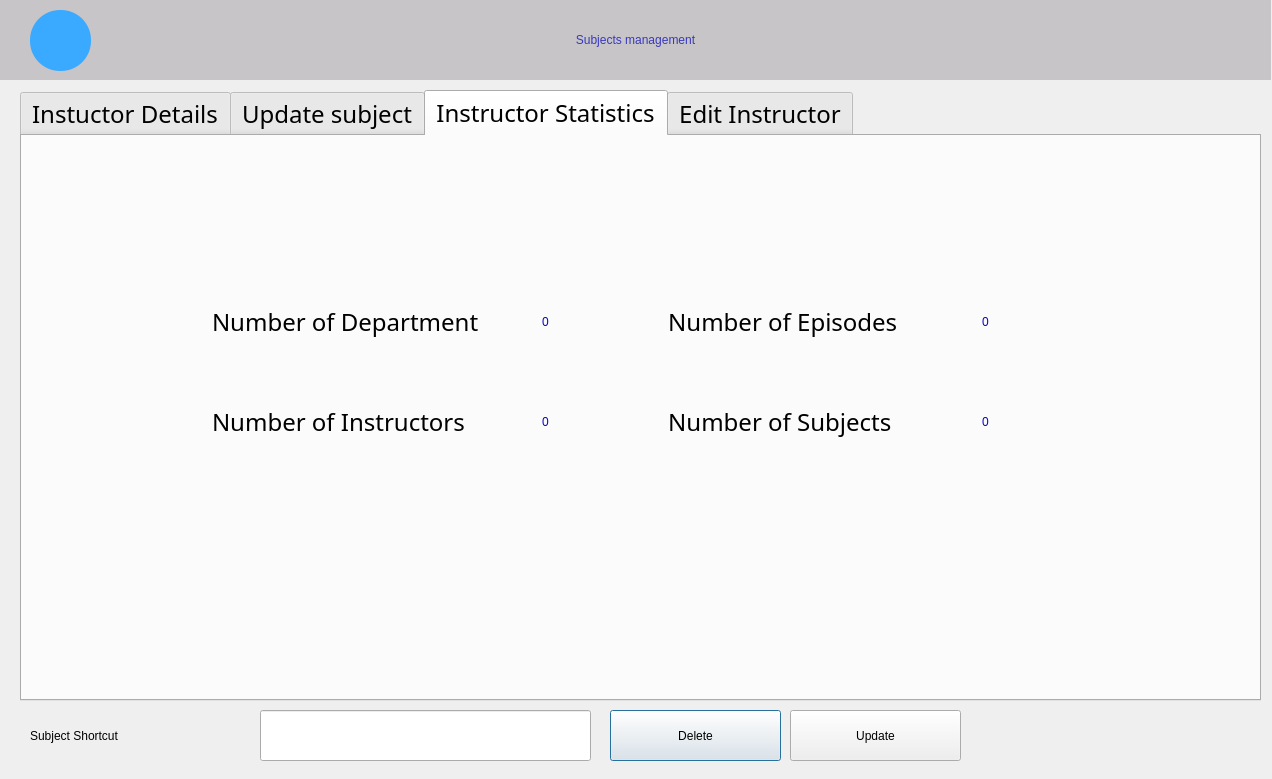
<?xml version="1.0" encoding="UTF-8"?>
<ui version="4.0">
 <class>subject</class>
 <widget class="QDialog" name="subject">
  <property name="geometry">
   <rect>
    <x>0</x>
    <y>0</y>
    <width>1272</width>
    <height>779</height>
   </rect>
  </property>
  <property name="windowTitle">
   <string>Dialog</string>
  </property>
  <widget class="QLabel" name="label_6">
   <property name="geometry">
    <rect>
     <x>0</x>
     <y>-1</y>
     <width>1271</width>
     <height>81</height>
    </rect>
   </property>
   <property name="styleSheet">
    <string notr="true">font: 35pt &quot;Century Gothic&quot;;
color: rgb(56, 56, 191);
background-color: rgb(199, 197, 199);</string>
   </property>
   <property name="text">
    <string>Subjects management</string>
   </property>
   <property name="alignment">
    <set>Qt::AlignCenter</set>
   </property>
  </widget>
  <widget class="QPushButton" name="delete_btn">
   <property name="geometry">
    <rect>
     <x>610</x>
     <y>710</y>
     <width>171</width>
     <height>51</height>
    </rect>
   </property>
   <property name="styleSheet">
    <string notr="true">font: 14pt &quot;Century Gothic&quot;;</string>
   </property>
   <property name="text">
    <string>Delete</string>
   </property>
  </widget>
  <widget class="QTabWidget" name="tabWidget">
   <property name="geometry">
    <rect>
     <x>20</x>
     <y>90</y>
     <width>1241</width>
     <height>611</height>
    </rect>
   </property>
   <property name="font">
    <font>
     <family>Century Gothic</family>
     <pointsize>18</pointsize>
    </font>
   </property>
   <property name="tabPosition">
    <enum>QTabWidget::North</enum>
   </property>
   <property name="tabShape">
    <enum>QTabWidget::Rounded</enum>
   </property>
   <property name="currentIndex">
    <number>2</number>
   </property>
   <widget class="QWidget" name="tab_4">
    <property name="enabled">
     <bool>true</bool>
    </property>
    <attribute name="title">
     <string>Instuctor Details</string>
    </attribute>
    <widget class="QTableView" name="subject_table">
     <property name="geometry">
      <rect>
       <x>10</x>
       <y>80</y>
       <width>1211</width>
       <height>461</height>
      </rect>
     </property>
     <property name="maximumSize">
      <size>
       <width>1211</width>
       <height>16777215</height>
      </size>
     </property>
     <property name="autoFillBackground">
      <bool>false</bool>
     </property>
     <property name="frameShape">
      <enum>QFrame::StyledPanel</enum>
     </property>
     <property name="frameShadow">
      <enum>QFrame::Sunken</enum>
     </property>
     <property name="sizeAdjustPolicy">
      <enum>QAbstractScrollArea::AdjustIgnored</enum>
     </property>
     <attribute name="verticalHeaderVisible">
      <bool>false</bool>
     </attribute>
     <attribute name="verticalHeaderCascadingSectionResizes">
      <bool>false</bool>
     </attribute>
    </widget>
    <widget class="QLabel" name="label_8">
     <property name="geometry">
      <rect>
       <x>10</x>
       <y>10</y>
       <width>601</width>
       <height>51</height>
      </rect>
     </property>
     <property name="styleSheet">
      <string notr="true">font: 13pt &quot;Century Gothic&quot;;</string>
     </property>
     <property name="text">
      <string>Search for subject that you want</string>
     </property>
    </widget>
    <widget class="QPushButton" name="search_btn_2">
     <property name="geometry">
      <rect>
       <x>720</x>
       <y>10</y>
       <width>171</width>
       <height>51</height>
      </rect>
     </property>
     <property name="styleSheet">
      <string notr="true">font: 14pt &quot;Century Gothic&quot;;</string>
     </property>
     <property name="text">
      <string>Search</string>
     </property>
    </widget>
    <widget class="QLineEdit" name="searchLine">
     <property name="geometry">
      <rect>
       <x>370</x>
       <y>10</y>
       <width>331</width>
       <height>51</height>
      </rect>
     </property>
     <property name="styleSheet">
      <string notr="true">font: 14pt &quot;Century Gothic&quot;;
color: rgb(173, 66, 164);</string>
     </property>
     <property name="text">
      <string/>
     </property>
    </widget>
   </widget>
   <widget class="QWidget" name="tab">
    <attribute name="title">
     <string>Update subject</string>
    </attribute>
    <widget class="QWidget" name="verticalLayoutWidget_3">
     <property name="geometry">
      <rect>
       <x>500</x>
       <y>140</y>
       <width>391</width>
       <height>261</height>
      </rect>
     </property>
     <layout class="QVBoxLayout" name="verticalLayout_3">
      <item>
       <widget class="QLineEdit" name="idLine">
        <property name="enabled">
         <bool>false</bool>
        </property>
        <property name="styleSheet">
         <string notr="true">font: 14pt &quot;Century Gothic&quot;;
color: rgb(173, 66, 164);</string>
        </property>
        <property name="text">
         <string/>
        </property>
       </widget>
      </item>
      <item>
       <widget class="QLineEdit" name="nameLine_2">
        <property name="styleSheet">
         <string notr="true">font: 14pt &quot;Century Gothic&quot;;
color: rgb(173, 66, 164);</string>
        </property>
        <property name="text">
         <string/>
        </property>
       </widget>
      </item>
      <item>
       <widget class="QLineEdit" name="shortcutLine_2">
        <property name="styleSheet">
         <string notr="true">font: 14pt &quot;Century Gothic&quot;;
color: rgb(173, 66, 164);</string>
        </property>
        <property name="text">
         <string/>
        </property>
       </widget>
      </item>
      <item>
       <widget class="QSpinBox" name="semesterLine_2">
        <property name="minimum">
         <number>1</number>
        </property>
        <property name="maximum">
         <number>6</number>
        </property>
       </widget>
      </item>
     </layout>
    </widget>
    <widget class="QPushButton" name="save_btn">
     <property name="geometry">
      <rect>
       <x>550</x>
       <y>460</y>
       <width>141</width>
       <height>61</height>
      </rect>
     </property>
     <property name="styleSheet">
      <string notr="true">font: 14pt &quot;Century Gothic&quot;;</string>
     </property>
     <property name="text">
      <string>Save</string>
     </property>
    </widget>
    <widget class="QWidget" name="verticalLayoutWidget_4">
     <property name="geometry">
      <rect>
       <x>340</x>
       <y>140</y>
       <width>160</width>
       <height>251</height>
      </rect>
     </property>
     <layout class="QVBoxLayout" name="verticalLayout_4">
      <item>
       <widget class="QLabel" name="label_20">
        <property name="enabled">
         <bool>false</bool>
        </property>
        <property name="styleSheet">
         <string notr="true">font: 16pt &quot;Century Gothic&quot;;</string>
        </property>
        <property name="text">
         <string>ID</string>
        </property>
       </widget>
      </item>
      <item>
       <widget class="QLabel" name="label_18">
        <property name="styleSheet">
         <string notr="true">font: 16pt &quot;Century Gothic&quot;;</string>
        </property>
        <property name="text">
         <string>Name</string>
        </property>
       </widget>
      </item>
      <item>
       <widget class="QLabel" name="label_19">
        <property name="styleSheet">
         <string notr="true">font: 16pt &quot;Century Gothic&quot;;</string>
        </property>
        <property name="text">
         <string>Shortcut</string>
        </property>
       </widget>
      </item>
      <item>
       <widget class="QLabel" name="label_24">
        <property name="styleSheet">
         <string notr="true">font: 16pt &quot;Century Gothic&quot;;</string>
        </property>
        <property name="text">
         <string>Semester</string>
        </property>
       </widget>
      </item>
     </layout>
    </widget>
   </widget>
   <widget class="QWidget" name="tab_5">
    <attribute name="title">
     <string>Instructor Statistics</string>
    </attribute>
    <widget class="QLabel" name="label_5">
     <property name="geometry">
      <rect>
       <x>190</x>
       <y>160</y>
       <width>311</width>
       <height>51</height>
      </rect>
     </property>
     <property name="styleSheet">
      <string notr="true">font: 16pt &quot;Century Gothic&quot;;</string>
     </property>
     <property name="text">
      <string>Number of Department</string>
     </property>
    </widget>
    <widget class="QLabel" name="label_9">
     <property name="geometry">
      <rect>
       <x>190</x>
       <y>260</y>
       <width>301</width>
       <height>51</height>
      </rect>
     </property>
     <property name="styleSheet">
      <string notr="true">font: 16pt &quot;Century Gothic&quot;;</string>
     </property>
     <property name="text">
      <string>Number of Instructors</string>
     </property>
    </widget>
    <widget class="QLabel" name="label_10">
     <property name="geometry">
      <rect>
       <x>640</x>
       <y>160</y>
       <width>301</width>
       <height>51</height>
      </rect>
     </property>
     <property name="styleSheet">
      <string notr="true">font: 16pt &quot;Century Gothic&quot;;</string>
     </property>
     <property name="text">
      <string> Number of Episodes</string>
     </property>
    </widget>
    <widget class="QLabel" name="dep_counter">
     <property name="geometry">
      <rect>
       <x>520</x>
       <y>160</y>
       <width>91</width>
       <height>51</height>
      </rect>
     </property>
     <property name="styleSheet">
      <string notr="true">font: 30pt &quot;Century Gothic&quot;;
color: rgb(6, 0, 203);</string>
     </property>
     <property name="text">
      <string>0</string>
     </property>
    </widget>
    <widget class="QLabel" name="ins_counter">
     <property name="geometry">
      <rect>
       <x>520</x>
       <y>260</y>
       <width>91</width>
       <height>51</height>
      </rect>
     </property>
     <property name="styleSheet">
      <string notr="true">font: 30pt &quot;Century Gothic&quot;;
color: rgb(6, 0, 203);</string>
     </property>
     <property name="text">
      <string>0</string>
     </property>
    </widget>
    <widget class="QLabel" name="epi_counter">
     <property name="geometry">
      <rect>
       <x>960</x>
       <y>160</y>
       <width>91</width>
       <height>51</height>
      </rect>
     </property>
     <property name="styleSheet">
      <string notr="true">font: 30pt &quot;Century Gothic&quot;;
color: rgb(6, 0, 203);</string>
     </property>
     <property name="text">
      <string>0</string>
     </property>
    </widget>
    <widget class="QLabel" name="label_11">
     <property name="geometry">
      <rect>
       <x>640</x>
       <y>260</y>
       <width>301</width>
       <height>51</height>
      </rect>
     </property>
     <property name="styleSheet">
      <string notr="true">font: 16pt &quot;Century Gothic&quot;;</string>
     </property>
     <property name="text">
      <string> Number of Subjects</string>
     </property>
    </widget>
    <widget class="QLabel" name="sub_counter">
     <property name="geometry">
      <rect>
       <x>960</x>
       <y>260</y>
       <width>91</width>
       <height>51</height>
      </rect>
     </property>
     <property name="styleSheet">
      <string notr="true">font: 30pt &quot;Century Gothic&quot;;
color: rgb(6, 0, 203);</string>
     </property>
     <property name="text">
      <string>0</string>
     </property>
    </widget>
   </widget>
   <widget class="QWidget" name="tab_6">
    <attribute name="title">
     <string>Edit Instructor</string>
    </attribute>
    <widget class="QPushButton" name="add_btn_2">
     <property name="geometry">
      <rect>
       <x>590</x>
       <y>450</y>
       <width>141</width>
       <height>61</height>
      </rect>
     </property>
     <property name="styleSheet">
      <string notr="true">font: 14pt &quot;Century Gothic&quot;;</string>
     </property>
     <property name="text">
      <string>Add New</string>
     </property>
    </widget>
    <widget class="QWidget" name="verticalLayoutWidget">
     <property name="geometry">
      <rect>
       <x>390</x>
       <y>90</y>
       <width>391</width>
       <height>261</height>
      </rect>
     </property>
     <layout class="QVBoxLayout" name="verticalLayout">
      <item>
       <widget class="QLineEdit" name="nameLine">
        <property name="styleSheet">
         <string notr="true">font: 14pt &quot;Century Gothic&quot;;
color: rgb(173, 66, 164);</string>
        </property>
        <property name="text">
         <string/>
        </property>
       </widget>
      </item>
      <item>
       <widget class="QLineEdit" name="shortcutLine">
        <property name="styleSheet">
         <string notr="true">font: 14pt &quot;Century Gothic&quot;;
color: rgb(173, 66, 164);</string>
        </property>
        <property name="text">
         <string/>
        </property>
       </widget>
      </item>
      <item>
       <widget class="QSpinBox" name="semesterLine">
        <property name="minimum">
         <number>1</number>
        </property>
        <property name="maximum">
         <number>6</number>
        </property>
       </widget>
      </item>
     </layout>
    </widget>
    <widget class="QWidget" name="verticalLayoutWidget_2">
     <property name="geometry">
      <rect>
       <x>230</x>
       <y>100</y>
       <width>161</width>
       <height>221</height>
      </rect>
     </property>
     <layout class="QVBoxLayout" name="verticalLayout_2">
      <item>
       <widget class="QLabel" name="label_16">
        <property name="styleSheet">
         <string notr="true">font: 16pt &quot;Century Gothic&quot;;</string>
        </property>
        <property name="text">
         <string>Name</string>
        </property>
       </widget>
      </item>
      <item>
       <widget class="QLabel" name="label_17">
        <property name="styleSheet">
         <string notr="true">font: 16pt &quot;Century Gothic&quot;;</string>
        </property>
        <property name="text">
         <string>Shortcut</string>
        </property>
       </widget>
      </item>
      <item>
       <widget class="QLabel" name="label_23">
        <property name="styleSheet">
         <string notr="true">font: 16pt &quot;Century Gothic&quot;;</string>
        </property>
        <property name="text">
         <string>Semester</string>
        </property>
       </widget>
      </item>
     </layout>
    </widget>
   </widget>
  </widget>
  <widget class="QLineEdit" name="deleteLine">
   <property name="geometry">
    <rect>
     <x>260</x>
     <y>710</y>
     <width>331</width>
     <height>51</height>
    </rect>
   </property>
   <property name="styleSheet">
    <string notr="true">font: 14pt &quot;Century Gothic&quot;;
color: rgb(173, 66, 164);</string>
   </property>
   <property name="text">
    <string/>
   </property>
  </widget>
  <widget class="QLabel" name="label_22">
   <property name="geometry">
    <rect>
     <x>30</x>
     <y>710</y>
     <width>231</width>
     <height>51</height>
    </rect>
   </property>
   <property name="styleSheet">
    <string notr="true">font: 16pt &quot;Century Gothic&quot;;</string>
   </property>
   <property name="text">
    <string>Subject Shortcut</string>
   </property>
  </widget>
  <widget class="QToolButton" name="back">
   <property name="enabled">
    <bool>true</bool>
   </property>
   <property name="geometry">
    <rect>
     <x>30</x>
     <y>10</y>
     <width>61</width>
     <height>61</height>
    </rect>
   </property>
   <property name="mouseTracking">
    <bool>false</bool>
   </property>
   <property name="tabletTracking">
    <bool>false</bool>
   </property>
   <property name="acceptDrops">
    <bool>false</bool>
   </property>
   <property name="autoFillBackground">
    <bool>false</bool>
   </property>
   <property name="styleSheet">
    <string notr="true">border-radius: 30px;
	background: #39AAFF;
	color: white;</string>
   </property>
   <property name="text">
    <string/>
   </property>
   <property name="icon">
    <iconset resource="images.qrc">
     <normaloff>:/back.png</normaloff>:/back.png</iconset>
   </property>
   <property name="iconSize">
    <size>
     <width>30</width>
     <height>30</height>
    </size>
   </property>
   <property name="checkable">
    <bool>false</bool>
   </property>
   <property name="autoRepeat">
    <bool>false</bool>
   </property>
   <property name="autoExclusive">
    <bool>false</bool>
   </property>
  </widget>
  <widget class="QPushButton" name="update_btn">
   <property name="geometry">
    <rect>
     <x>790</x>
     <y>710</y>
     <width>171</width>
     <height>51</height>
    </rect>
   </property>
   <property name="styleSheet">
    <string notr="true">font: 14pt &quot;Century Gothic&quot;;</string>
   </property>
   <property name="text">
    <string>Update</string>
   </property>
  </widget>
 </widget>
 <resources>
  <include location="images.qrc"/>
 </resources>
 <connections/>
</ui>
